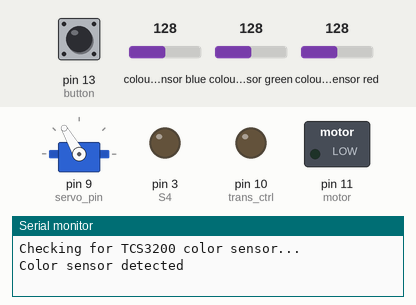
This sketch was run on a simulated Arduino Leonardo, built with avr-gcc and run on an emulated ATmega32U4. Parts: servo, switched loads named in the sketch (green lamp = pin HIGH), output pins drawn as LEDs (lit = HIGH), the last lines printed to the serial monitor. Wiring (inferred from the names in the program): TCS3200 colour sensor: output pin 8; S2 pin 6; S3 pin 7; S0 pin 4; S1 pin 5. Inputs (shaded band) come from the test bench; at power-on: pin 13 (button) HIGH, colour sensor blue 128, colour sensor green 128, colour sensor red 128. Pins used as bus, display or sensor lines are not drawn.

Above: at 1.2 s.
1.3 s: pin 13 (button) pulled LOW for 1 s
At 4.7 s:
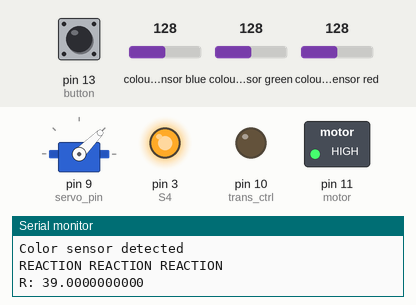
7.3 s: pin 13 (button) pulled LOW for 3.2 s
At 8.3 s:
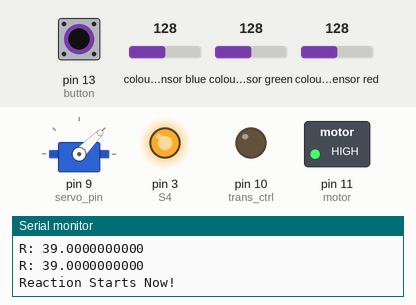
12.0 s: pin 13 (button) pulled LOW for 0.15 s
At 19.3 s:
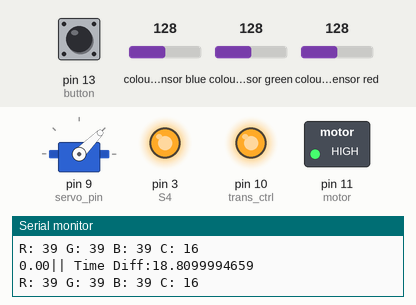
Timing chart, 0 to 20.8 s (numbered marks = the images above; inputs shaded):
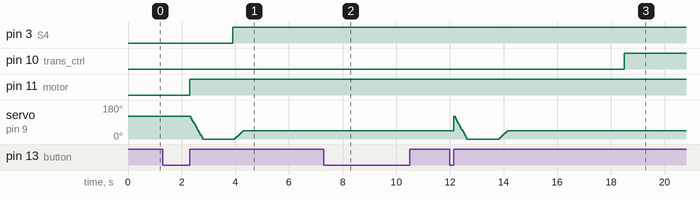

Measured:
- after the input at 1.3 s, pin 3 (S4): LOW → HIGH after 2.6 s; pin 11 (motor): LOW → HIGH after 1.0 s
- after the input at 7.3 s, pin 10 (trans_ctrl): stays LOW (without the input it goes to HIGH after 1.4 s)
- after the input at 12.0 s, pin 10 (trans_ctrl): LOW → HIGH after 6.5 s

The sketch:

Jan_31_Integration.ino
```cpp
// Libraries
#include <Servo.h>
#include <Wire.h>
#include <Keyboard.h>

#define S0 4
#define S1 5
#define S2 6
#define S3 7
#define S4 3
#define sensorOut 8
#define button 13

/*ADDED CODE*/
#define servo_pin 9
/*ENDS HERE*/

int redFrequency = 0;
int greenFrequency = 0;
int blueFrequency = 0;
int clearFrequency = 0;
int counter = 0;
int i = 0;       // Counter variable for taking initial red reading

int startTime;
double currentTime;
double timeDiff;

const int stirrer_rot_speed = 255;

const int trans_ctrl = 10; // Connect pwm pin to pin 10
const int motor = 11;

/*Added*/

Servo myservo; //servo motor
bool released = false;
bool pressed_down = false;
bool waiting = true;

bool logging = false; // Alternating between T and F after every press of the button

const int max_angle = 120;
const int safe_angle = 50;
const int servo_delay = 40;
const int servo_interval = 10;

double initialRed = 0;
double dRed = 0;
double newStartTime = 0;

// moving average variables
double array_v[10] = {100}; // initializing
int counter_g = 0;        // initializing
int counter_r = 0;  //initalizing
int finalcounter = 0;

/*END*/

double PrintSensorReading(double initialRed){
  // Setting RED (R) filtered photodiodes to be read
    digitalWrite(S2,LOW);
    digitalWrite(S3,LOW);

    // Reading the output frequency
    redFrequency = pulseIn(sensorOut, LOW);
    dRed = abs(redFrequency - initialRed);

    // Setting GREEN (G) filtered photodiodes to be read DO WE NEED THESE
    digitalWrite(S2,HIGH);
    digitalWrite(S3,HIGH);

    // Reading the output frequency
    greenFrequency = pulseIn(sensorOut, LOW);

    // Setting BLUE (B) filtered photodiodes to be read
    digitalWrite(S2,LOW);
    digitalWrite(S3,HIGH);

    // Reading the output frequency
    blueFrequency = pulseIn(sensorOut, LOW);

    // Setting Clear (C) filtered photodiodes to be read
    digitalWrite(S2,HIGH);
    digitalWrite(S3,LOW);

    // Reading the output frequency
    clearFrequency = pulseIn(sensorOut, LOW);

    // Print out the sensor readings
    Serial.print("R: "); Serial.print(redFrequency, DEC); Serial.print(" ");
    Serial.print("G: "); Serial.print(greenFrequency, DEC); Serial.print(" ");
    Serial.print("B: "); Serial.print(blueFrequency, DEC); Serial.print(" ");
    Serial.print("C: "); Serial.print(clearFrequency, DEC); Serial.print(" ");
    Serial.println(" ");

    return dRed;
}

void setup() {
  // Color Sensor Code
  // Setting the outputs
  pinMode(S0, OUTPUT);
  pinMode(S1, OUTPUT);
  pinMode(S2, OUTPUT);
  pinMode(S3, OUTPUT);
  pinMode(S4, OUTPUT); // transistor ?

  // Setting the sensorOut as an input
  pinMode(sensorOut, INPUT);

  pinMode(motor, OUTPUT);
  analogWrite(motor, 0);

  pinMode(trans_ctrl, OUTPUT);

  digitalWrite(13, INPUT_PULLUP);

  // Setting frequency scaling to 20%
  digitalWrite(S0,HIGH);
  digitalWrite(S1,LOW);

  // Servo code (ADDED)
  myservo.attach(servo_pin);
  myservo.write(max_angle); // initializes angle to 120

  Serial.begin(9600);         // initialize serial

  Serial.println("Checking for TCS3200 color sensor..."); // Initial message

  // Check the color sensor connection until connected
  while (true) {
    // Set S2 and S3 to detect red frequency
    digitalWrite(S2, LOW);
    digitalWrite(S3, LOW);

    // Measure the frequency on the sensorOut pin
    unsigned long pulseLength = pulseIn(sensorOut, LOW, 500); // 100ms timeout

    if (pulseLength > 0) {
      // If a valid pulse is detected, the sensor is connected
      Serial.println("Color sensor detected");
      break; // Exit the loop
    } else {
      // No pulse detected, sensor might not be connected
      Serial.println("No color sensor detected");
    }

    delay(2000); // Check every 2 second
  }
}

void loop() {

/***** ADDED CODE *******/
  //     i = min ang; i <= max ang; i ++
  int servoButton = digitalRead(button);

  if (!servoButton){ //if the button is pressed down
    pressed_down = true;
    while (pressed_down){ //while the button is held down
      servoButton = digitalRead(button);
      if (servoButton){ //if the button is released
        released = true;
        pressed_down = false;
        waiting = false;
        logging = !logging; // Control if the button is to start/stop recording
         //
        analogWrite(motor, 255);
        i = 0; // Reset the counter for initial red frequency values
      }
    }
  }

  if (released && logging){ //if button has been pressed and released
     Serial.println("\nREACTION REACTION REACTION");
    for (int i = max_angle ; i>-20 ; i -= servo_interval){
      //i sets the degree of rotation for the servo - must change it depending on delay (speed) set
      if(i < 0) { myservo.write(0); }
      myservo.write(i);
      //delays to give time to the servo to rotate -- reduce number inside to make it spin faster (controls the speed)
      delay(servo_delay);
    }
    delay(servo_delay+1000);
    digitalWrite(S4, HIGH);

    //safe angle, after the servo goes 120, goes back to 50 degrees
    for (int i = -5 ; i<safe_angle ; i += servo_interval/2){
      myservo.write(i); //min_angle
      delay(servo_delay);
    }

    digitalWrite(S2,LOW);
    digitalWrite(S3,LOW);

    // Have a 3 s delay between pressing the button and adding the starting chemical
    while (i < 6) {
      i++;
      initialRed = pulseIn(sensorOut, LOW); // obtain initial red frequency values
      Serial.print("R: "); Serial.print(initialRed, DEC); Serial.println(" "); // Print out the red value
      delay(500); //Delay 0.5 sec between each reading
    }

    newStartTime = millis(); // Obtain a new starttime
    Serial.println("Reaction Starts Now!");
    released = false;
    newStartTime = currentTime;
    delay(1000); //Delay 1 sec before first initial red colour reading
    initialRed = pulseIn(sensorOut, LOW); // obtain initial red frequency value to compare with current
  }  // END OF ADDED CODE
  else if (waiting){ //Print WAITING until button is pressed
      // Serial.println("\nWAITING");
      delay(500);
    }

  else if (logging == false){ //Skip the printing part if logging is false
      // Serial.println("\nWAITING");
      return;
    }

/***** ENDS HERE *******/
  else{
    // Timer
    currentTime = millis();
    timeDiff = (currentTime - newStartTime)/1000;

    // // if(buttonValue == LOW){
    // //   Serial.print("REACTION REACTION REACTION REACTION");
    // //   Serial.println(" ");
    // // }

    dRed = PrintSensorReading(initialRed);
    delay(300); // adjust how frequently you want the colours to update; decided 0.3 s was optimal
    Serial.print(dRed);

///////////////////////////////////////////////////////////////////////////////////////////////
  /*
    this is using an arbitrary average value of 50
    the assumption is that once dRed hits 60, its going to continuously give values equal to 60 or below that, to which then
    the code will begin to check the values until per every set of 10, there is more then 3 values below the arbitrary average
    value we set

    NOTES: PLEASE REAAAAAAAAAAAAAAAAAAAAAAAAAAAAAAAAAAAAAAAAAAAAAAAAAAAD
    1. dRed is a weird value, so like it gives numbers anywhere from 4 to 80 so it was kinda hard to test with that
        i had to use redFrequency afterwards, and its way easier, the bounds i set are arbitrary so change them to whatever works, or the variable too
    2. so it does work in theory, as in it takes ten numbers, discards the first one for the most recent one, and keeps checking
        what the number is and changes the counter accordingly, as tested
    3. did some changes, mainly in the loops but it should work. I commented out the first if statement, which was meant to start checking as soon as the frequency drops below
        a certain value so that code would be faster, but thats cause I was testing, i think it would be good to have when actually testing using the chemicals

  */
  //if (redFrequency < 200) { ---------------- this one right here, i commented out
      // if there is more than 3 occurances of a value less then the arbitrary average per set of ten then end
      if (counter_r >= 3){
        analogWrite(trans_ctrl, 255);
        digitalWrite(LED_BUILTIN, HIGH);

        Serial.print("|| Time Diff:"); Serial.print(timeDiff, DEC);
        Serial.println(" ");
        analogWrite(motor, 0);

        Serial.print("Reaction Over!!");
        Serial.println(" ");
        Serial.print("Final Time Diff:"); Serial.print(timeDiff, DEC);
        digitalWrite(S4, LOW);

        while(true){
          finalcounter += 1;
          dRed = PrintSensorReading(initialRed);
          delay(300); // adjust how frequently you want the colours to update; decided 0.3 s was optimal
          Serial.print(dRed);
          if (finalcounter == 50){
            while(true);
          }
        }
      }

      // if the value is less then the average requirement, add 1 to the counter
      else if (redFrequency < 5){ // 53){ // arbitrary value of 50
        //if (array_v[counter_g] > 50){
          counter_r++;
          array_v[counter_g] = redFrequency;
          for(int i = 0; i < 10; i++)
            {
              Serial.print(array_v[i]);
              Serial.print("||");
            }
        //}
      }

      // if the value is greater then the average
      else if (redFrequency >= 5){// 53){ // arbitrary value of 50
        // if an average value stored which is less then 50, then reduce the counter by 1
        // this means that the set of ten will have one less
        if (array_v[counter_g] < 5){
          if (counter_r > 0){
            counter_r--;
          }
          array_v[counter_g] = redFrequency;
        }
      }

      // add 1 to the counter
      counter_g++;
      //reset
      if (counter_g > 9){
        counter_g = 0;
      }
 // }

///////////////////////////////////////////////////////////////////////////////////////////////

  analogWrite(trans_ctrl, 255);
  digitalWrite(LED_BUILTIN, HIGH);

  Serial.print("|| Time Diff:"); Serial.print(timeDiff, DEC);
  Serial.println(" ");
  }
}
```
